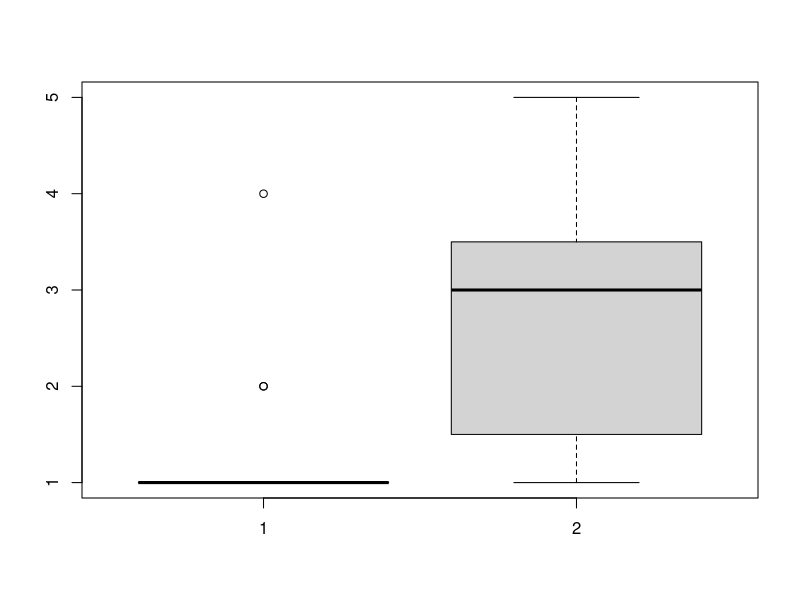

The R script that drew this image: (Note: this script raises an error after producing the figure.)
# ディレクトリの変更
# ただしウィンドウズの場合
setwd("C:/Rdata")

# パッケージの読み込み
library(ggplot2)
library(tidyverse)

############################################################
######### １標本の平均の検定の例
#############################################################

# 10人の患者にある睡眠薬を飲ませたところ，睡眠時間がそれぞれ
# 次の時間だけ増えました（Arthur R. Cushny and A. Roy Peebles, 
# The Journal of Physiology 32, 501-510 (1905)）：

x = c(1.9, 0.8, 1.1, 0.1, -0.1, 4.4,5.5,1.6,4.6,3.4)

#boxplot(x)
#stripchart(x, pch=16, at=0, method="stack")
#hist(x, right=FALSE, col="gray")


# 帰無仮説： 睡眠薬投与後の睡眠時間の増加はゼロ

t.test(x)

# p<0.05なので、そもそも睡眠薬投与による睡眠時間の増加が
# ゼロという前提が間違えていると結論づける。
# この結論が間違えている確率は5%以下


############################################################
######### 2標本の平均の差の検定の例
#############################################################

# 2組の患者たちに痛みのレベルを報告してもらったところ，
# 次のような結果を得ました (T. Lumley, Biometrics 52, 354-361 (1996))。

treated = c(1,2,1,1,1,1,1,1,1,1,2,4,1,1)
control = c(3,3,4,3,1,2,3,1,1,5,4)

boxplot(treated, control)

t.test(treated, control)

DB<-cbind.data.frame(treated,control)

par(family = "HiraMinProN-W6")
cix = t.test(treated)$conf.int
ciy = t.test(control)$conf.int
dotchart(c(mean(treated),mean(control)), pch=16, xlim=range(cix,ciy),
         xlab="痛みのレベル")
arrows(cix[1], 1, cix[2], 1, length=0.05, angle=90, code=3)
arrows(ciy[1], 2, ciy[2], 2, length=0.05, angle=90, code=3)
mtext(c("対照群","実験群"), side=2, at=1:2, line=0.5, las=1)

